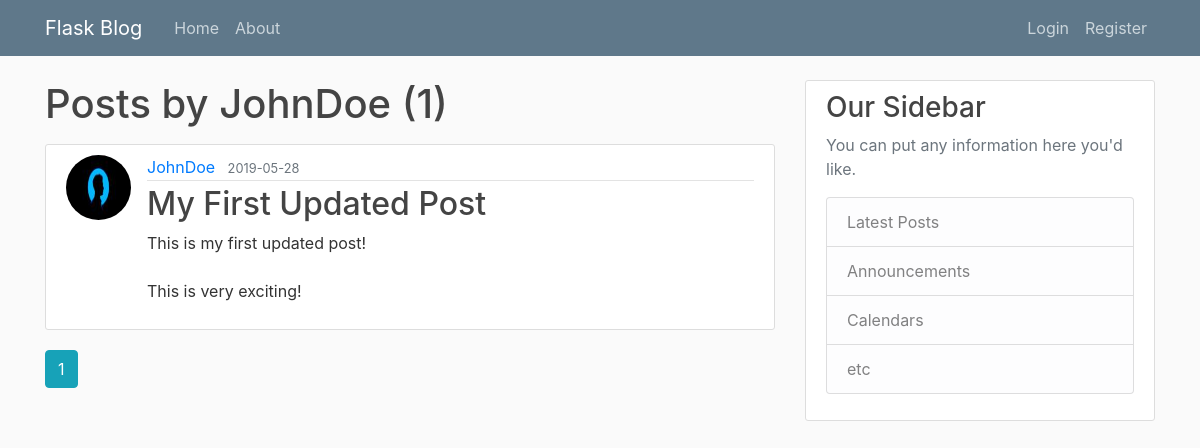
Page /user/JohnDoe on the earlier database version.
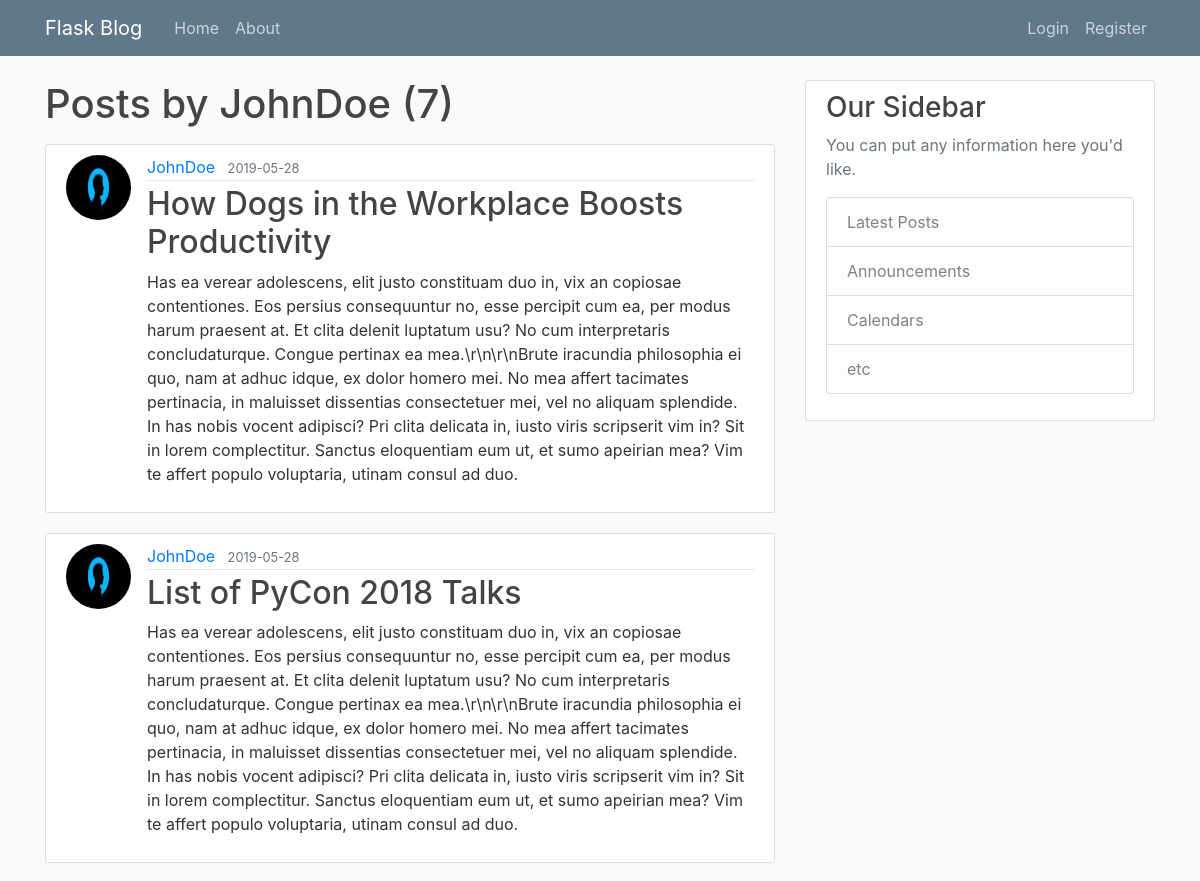
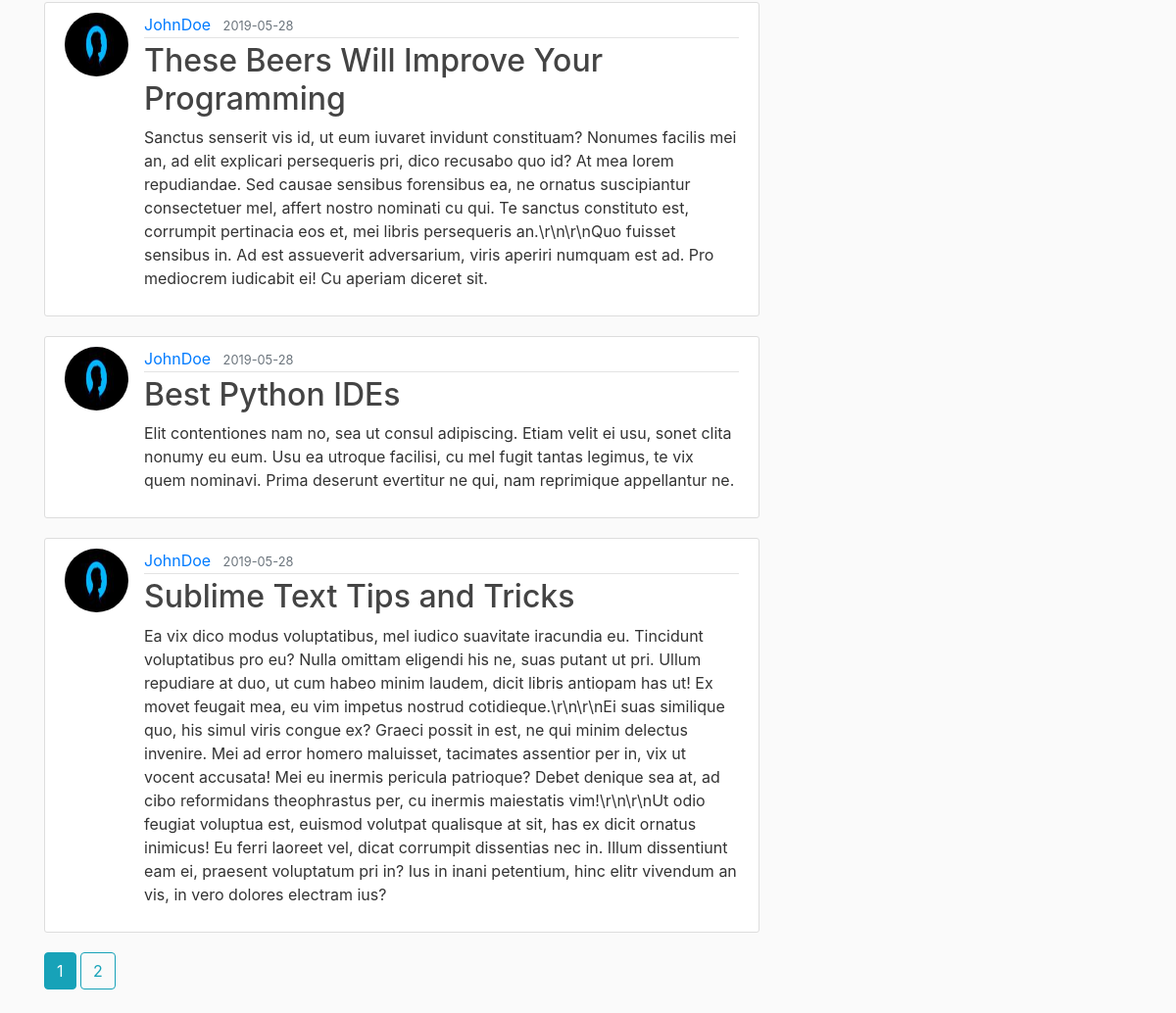
Same page on the later database version (2 pictures, top to bottom).
### flaskblog/models.py (models this page shows, shortened)
class User(db.Model, UserMixin):
    id = db.Column(db.Integer, primary_key=True)
    username = db.Column(db.String(20), unique=True, nullable=False)
    email = db.Column(db.String(120), unique=True, nullable=False)
    image_file = db.Column(db.String(20), nullable=False,
                           default='default.jpg')
    password = db.Column(db.String(60), nullable=False)
    posts = db.relationship('Post', backref='author', lazy=True)

class Post(db.Model):
    id = db.Column(db.Integer, primary_key=True)
    title = db.Column(db.String(100), nullable=False)
    date_posted = db.Column(db.DateTime, nullable=False,
                            default=datetime.utcnow)
    content = db.Column(db.Text, nullable=False)
    user_id = db.Column(db.Integer, db.ForeignKey('user.id'), nullable=False)

### flaskblog/routes.py (the view)
@app.route("/user/<string:username>")
def user_posts(username):
    page = request.args.get('page', 1, type=int)
    user = User.query.filter_by(username=username).first_or_404()
    posts = Post.query.filter_by(author=user)\
        .order_by(Post.date_posted.desc()) \
        .paginate(page=page, per_page=5)
    return render_template('user_posts.html', posts=posts, user=user)

### flaskblog/templates/user_posts.html
{% extends "layout.html" %} {% block content %}
<h1 class="mb-3">Posts by {{ user.username }} ({{ posts.total }})</h1>
{% for post in posts.items %}
<article class="media content-section">
  <img
    class="rounded-circle article-img"
    src="{{ url_for('static', filename='profile_pics/' + post.author.image_file) }}"
  />
  <div class="media-body">
    <div class="article-metadata">
      <a
        class="mr-2"
        href="{{ url_for('user_posts', username=post.author.username) }}"
        >{{ post.author.username }}</a
      >
      <small class="text-muted">{{
        post.date_posted.strftime("%Y-%m-%d")
      }}</small>
    </div>
    <h2>
      <a class="article-title" href="{{ url_for('post', post_id=post.id)}}">{{
        post.title
      }}</a>
    </h2>
    <p class="article-content">{{ post.content }}</p>
  </div>
</article>
{% endfor %} {% for page_num in posts.iter_pages(left_edge=1, right_edge=1,
left_current=1, right_current=2) %} {% if page_num %} {% if posts.page ==
page_num %}
<a
  class="btn btn-info mb-4"
  href="{{ url_for('user_posts', username=user.username, page=page_num) }}"
  >{{ page_num }}</a
>
{% else %}
<a
  class="btn btn-outline-info mb-4"
  href="{{ url_for('user_posts', username=user.username, page=page_num) }}"
  >{{ page_num }}</a
>
{% endif %} {% else %} ... {% endif %} {% endfor %} {% endblock content %}

### flaskblog/templates/layout.html (shortened to what this page needs)
<!DOCTYPE html>
<html lang="en">
  <head>
    <link
      rel="stylesheet"
      href="https://stackpath.bootstrapcdn.com/bootstrap/4.3.1/css/bootstrap.min.css"
    />
    <link rel="stylesheet" type="text/css" href="{{ url_for('static', filename='main.css') }}">
  </head>
  <body>
    <header class="site-header">
      <nav class="navbar navbar-expand-md navbar-dark bg-steel fixed-top">
        <div class="container">
          <a class="navbar-brand mr-4" href="/">Flask Blog</a>
          <div class="collapse navbar-collapse" id="navbarToggle">
            <div class="navbar-nav mr-auto">
              <a class="nav-item nav-link" href="{{ url_for('home') }}">Home</a>
              <a class="nav-item nav-link" href="{{ url_for('about') }}">About</a>
            </div>
            <div class="navbar-nav">
              {% if current_user.is_authenticated %}
              <a class="nav-item nav-link" href="{{ url_for('new_post') }}">New Post</a>
              <a class="nav-item nav-link" href="{{ url_for('account') }}">Account</a>
              <a class="nav-item nav-link" href="{{ url_for('logout') }}">Logout</a>
              {% else %}
                <a class="nav-item nav-link" href="{{ url_for('login') }}">Login</a>
                <a class="nav-item nav-link" href="{{ url_for('register') }}">Register</a>
              {% endif %}
            </div>
          </div>
        </div>
      </nav>
    </header>
    <main role="main" class="container">
        <div class="row">
            <div class="col-md-8">
            {% block content %}{% endblock %}
            </div>
            <div class="col-md-4">
            <div class="content-section">
                <h3>Our Sidebar</h3>
                <p class='text-muted'>You can put any information here you'd like.
                <ul class="list-group">
                    <li class="list-group-item list-group-item-light">Latest Posts</li>
                    <li class="list-group-item list-group-item-light">Announcements</li>
                    <li class="list-group-item list-group-item-light">Calendars</li>
                    <li class="list-group-item list-group-item-light">etc</li>
                </ul>
                </p>
            </div>
            </div>
        </div>
    </main>
  </body>
</html>

### flaskblog/static/main.css (style rules this page uses)
body { background: #fafafa; color: #333333; margin-top: 5rem; }
h1, h2, h3, h4, h5, h6 { color: #444444; }
.bg-steel { background-color: #5f788a; }
.site-header .navbar-nav .nav-link { color: #cbd5db; }
.content-section { background: #ffffff; padding: 10px 20px; border: 1px solid #dddddd; border-radius: 3px; margin-bottom: 20px; }
.article-title { color: #444444; }
.article-content { white-space: pre-line; }
.article-img { height: 65px; width: 65px; margin-right: 16px; }
.article-metadata { padding-bottom: 1px; margin-bottom: 4px; border-bottom: 1px solid #e3e3e3; }

Differences in the rows shown:
no longer on this page (row unchanged): Post: image_file (picture), author.username "JohnDoe", date_posted "2019-05-28", title "My First Updated Post", content "This is my first updated post! This is very exciting!"
added Post: image_file (picture), author.username "JohnDoe", date_posted "2019-05-28", title "How Dogs in the Workplace Boosts Productivity", content "Has ea verear adolescens, elit justo constituam duo in, vix an copiosae contentiones. Eos persius consequuntur no, esse percipit cum ea, per modus harum praesent at. Et clita delenit luptatum usu? No cum interpretaris concludaturque. Congue pertinax ea mea.\\r\\n\\r\\nBrute iracundia philosophia ei quo, nam at adhuc idque, ex dolor homero mei. No mea affert tacimates pertinacia, in maluisset dissentias consectetuer mei, vel no aliquam splendide. In has nobis vocent adipisci? Pri clita delicata in, iusto viris scripserit vim in? Sit in lorem complectitur. Sanctus eloquentiam eum ut, et sumo apeirian mea? Vim te affert populo voluptaria, utinam consul ad duo."
added Post: image_file (picture), author.username "JohnDoe", date_posted "2019-05-28", title "List of PyCon 2018 Talks", content "Has ea verear adolescens, elit justo constituam duo in, vix an copiosae contentiones. Eos persius consequuntur no, esse percipit cum ea, per modus harum praesent at. Et clita delenit luptatum usu? No cum interpretaris concludaturque. Congue pertinax ea mea.\\r\\n\\r\\nBrute iracundia philosophia ei quo, nam at adhuc idque, ex dolor homero mei. No mea affert tacimates pertinacia, in maluisset dissentias consectetuer mei, vel no aliquam splendide. In has nobis vocent adipisci? Pri clita delicata in, iusto viris scripserit vim in? Sit in lorem complectitur. Sanctus eloquentiam eum ut, et sumo apeirian mea? Vim te affert populo voluptaria, utinam consul ad duo."
added Post: image_file (picture), author.username "JohnDoe", date_posted "2019-05-28", title "These Beers Will Improve Your Programming", content "Sanctus senserit vis id, ut eum iuvaret invidunt constituam? Nonumes facilis mei an, ad elit explicari persequeris pri, dico recusabo quo id? At mea lorem repudiandae. Sed causae sensibus forensibus ea, ne ornatus suscipiantur consectetuer mel, affert nostro nominati cu qui. Te sanctus constituto est, corrumpit pertinacia eos et, mei libris persequeris an.\\r\\n\\r\\nQuo fuisset sensibus in. Ad est assueverit adversarium, viris aperiri numquam est ad. Pro mediocrem iudicabit ei! Cu aperiam diceret sit."
added Post: image_file (picture), author.username "JohnDoe", date_posted "2019-05-28", title "Best Python IDEs", content "Elit contentiones nam no, sea ut consul adipiscing. Etiam velit ei usu, sonet clita nonumy eu eum. Usu ea utroque facilisi, cu mel fugit tantas legimus, te vix quem nominavi. Prima deserunt evertitur ne qui, nam reprimique appellantur ne."
added Post: image_file (picture), author.username "JohnDoe", date_posted "2019-05-28", title "Sublime Text Tips and Tricks", content "Ea vix dico modus voluptatibus, mel iudico suavitate iracundia eu. Tincidunt voluptatibus pro eu? Nulla omittam eligendi his ne, suas putant ut pri. Ullum repudiare at duo, ut cum habeo minim laudem, dicit libris antiopam has ut! Ex movet feugait mea, eu vim impetus nostrud cotidieque.\\r\\n\\r\\nEi suas similique quo, his simul viris congue ex? Graeci possit in est, ne qui minim delectus invenire. Mei ad error homero maluisset, tacimates assentior per in, vix ut vocent accusata! Mei eu inermis pericula patrioque? Debet denique sea at, ad cibo reformidans theophrastus per, cu inermis maiestatis vim!\\r\\n\\r\\nUt odio feugiat voluptua est, euismod volutpat qualisque at sit, has ex dicit ornatus…"
Other differences:
{{ posts.total }}: "1" → "7"
new list line: "2"
